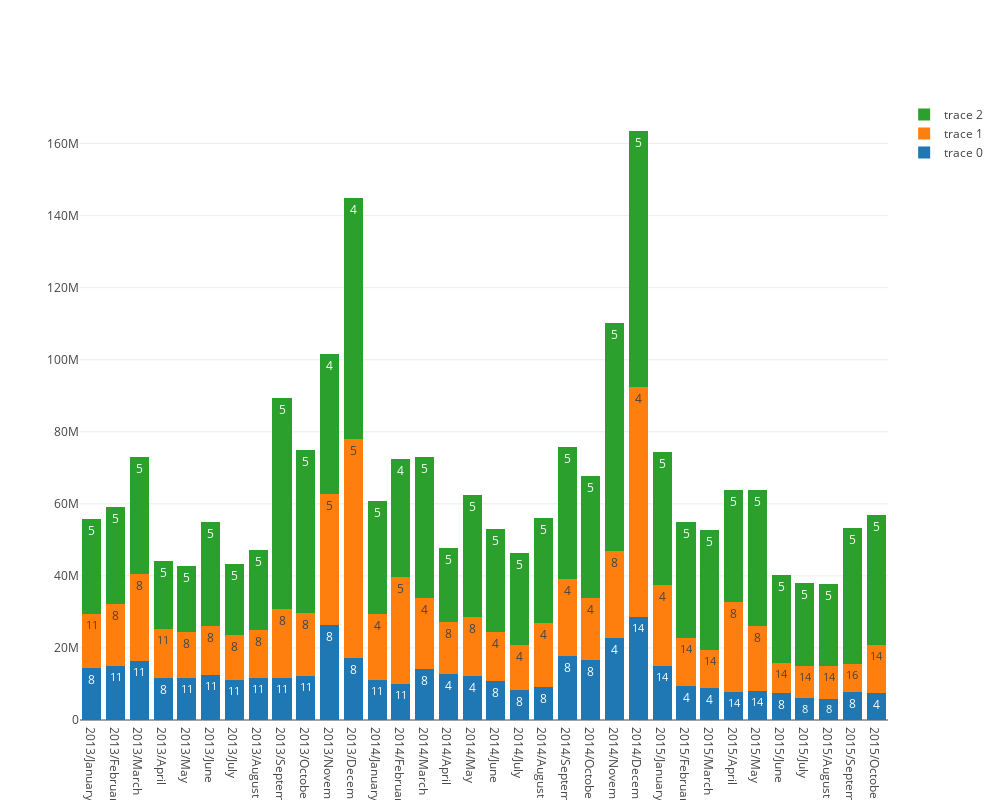

Notebook cell for this chart:
### Markdown cell above
Vou olhar com mais detalhes as vendas. O gráfico agora tem o tipo dos items mais vendidos.

### Code cell
df = df_clean.pivot_table(index=['type_code'],
                       columns=['date_block_num'], values=['revenue'], aggfunc='sum', fill_value=0)

df.columns = df.columns.droplevel(0)

months = train_clean['date_block_num'].nunique()
n_max = 3

for month in range(months):
    
    if month == 0:
        aux = df[[month]].reset_index()
        
        norm_sum = aux[month].sum() / 100
        
        aux = aux.nlargest(n=n_max, columns=[month]).sort_values(by=month, ascending=True)
        aux.index = pd.RangeIndex(len(aux.index))
        
        df_n = aux.nlargest(n=n_max, columns=[month]).sort_values(by=month, ascending=True)

        df_n[str(month)+'_%'] = df_n.loc[:, month] / norm_sum
       
    else:
        aux = df[[month]].reset_index()
        
        norm_sum = aux[month].sum() / 100
        
        aux = aux.nlargest(n=n_max, columns=[month]).sort_values(by=month, ascending=True)
        aux.index = pd.RangeIndex(len(aux.index))
        
        df_n[['item_category_id_'+str(month), month]] = aux.nlargest(n=n_max, columns=[month]).sort_values(by=month, ascending=True) 
        
        df_n[str(month)+'_%'] = df_n.loc[:, month] / norm_sum     
        
data = df_n.values.reshape((n_max, months, 3))

a = pd.date_range(start='1/2013', periods=months, freq='M')

date = [ str(a.year[month]) + '/' + str(a.month_name()[month]) for month in range(months)]

trace = [ 
    go.Bar(
        x=date,
        y=data[i, :, 1],
        text=data[i, :, 0],
        textposition = 'auto',        
    )
    for i in range(n_max)]

layout = go.Layout(
    barmode='stack',
    width=1000,
    height=800,
)

fig = go.Figure(data=trace, layout=layout)
iplot(fig, filename='stacked-bar')

### Figure 1 — Plotly figure (JSON) as saved in the notebook; plotly's stock layout.template omitted (floating-point values rounded to 4 significant figures)
{"data": [{"text": [8, 11, 11, 8, 11, 11, 11, 11, 11, 11, 8, 8, 11, 11, 8, 4, 4, 8, 8, 8, 8, 8, 4, 14, 14, 4, 4, 14, 14, 8, 8, 8, 8, 4], "textposition": "auto", "type": "bar", "uid": "81087208-b3cf-45b4-8584-4f30892119e2", "x": ["2013/January", "2013/February", "2013/March", "2013/April", "2013/May", "2013/June", "2013/July", "2013/August", "2013/September", "2013/October", "2013/November", "2013/December", "2014/January", "2014/February", "2014/March", "2014/April", "2014/May", "2014/June", "2014/July", "2014/August", "2014/September", "2014/October", "2014/November", "2014/December", "2015/January", "2015/February", "2015/March", "2015/April", "2015/May", "2015/June", "2015/July", "2015/August", "2015/September", "2015/October"], "y": [14360000.0, 15050000.0, 16370000.0, 11630000.0, 11760000.0, 12470000.0, 11080000.0, 11700000.0, 11570000.0, 12230000.0, 26250000.0, 17110000.0, 11170000.0, 9935000.0, 14150000.0, 12820000.0, 12150000.0, 10950000.0, 8198000.0, 9097000.0, 17810000.0, 16780000.0, 22760000.0, 28600000.0, 14870000.0, 9499000.0, 8878000.0, 7860000.0, 8031000.0, 7448000.0, 6067000.0, 5945000.0, 7765000.0, 7582299]}, {"text": [11, 8, 8, 11, 8, 8, 8, 8, 8, 8, 5, 5, 4, 5, 4, 8, 8, 4, 4, 4, 4, 4, 8, 4, 4, 14, 14, 8, 8, 14, 14, 14, 16, 14], "textposition": "auto", "type": "bar", "uid": "04465d8f-9dbc-4aec-90a7-29b69ce13e56", "x": ["2013/January", "2013/February", "2013/March", "2013/April", "2013/May", "2013/June", "2013/July", "2013/August", "2013/September", "2013/October", "2013/November", "2013/December", "2014/January", "2014/February", "2014/March", "2014/April", "2014/May", "2014/June", "2014/July", "2014/August", "2014/September", "2014/October", "2014/November", "2014/December", "2015/January", "2015/February", "2015/March", "2015/April", "2015/May", "2015/June", "2015/July", "2015/August", "2015/September", "2015/October"], "y": [14960000.0, 17070000.0, 24080000.0, 13600000.0, 12710000.0, 13570000.0, 12540000.0, 13360000.0, 19150000.0, 17510000.0, 36380000.0, 60940000.0, 18360000.0, 29880000.0, 19830000.0, 14310000.0, 16380000.0, 13530000.0, 12750000.0, 17830000.0, 21450000.0, 16970000.0, 24190000.0, 63790000.0, 22600000.0, 13160000.0, 10680000.0, 24970000.0, 18100000.0, 8424000.0, 8870000.0, 9064000.0, 7819000.0, 13320000.0]}, {"text": [5, 5, 5, 5, 5, 5, 5, 5, 5, 5, 4, 4, 5, 4, 5, 5, 5, 5, 5, 5, 5, 5, 5, 5, 5, 5, 5, 5, 5, 5, 5, 5, 5, 5], "textposition": "auto", "type": "bar", "uid": "84bbf491-1b4f-4897-b7a8-850c1689bbb5", "x": ["2013/January", "2013/February", "2013/March", "2013/April", "2013/May", "2013/June", "2013/July", "2013/August", "2013/September", "2013/October", "2013/November", "2013/December", "2014/January", "2014/February", "2014/March", "2014/April", "2014/May", "2014/June", "2014/July", "2014/August", "2014/September", "2014/October", "2014/November", "2014/December", "2015/January", "2015/February", "2015/March", "2015/April", "2015/May", "2015/June", "2015/July", "2015/August", "2015/September", "2015/October"], "y": [26520000.0, 27030000.0, 32450000.0, 19020000.0, 18350000.0, 28840000.0, 19550000.0, 22230000.0, 58790000.0, 45240000.0, 38980000.0, 66790000.0, 31390000.0, 32670000.0, 39060000.0, 20720000.0, 33980000.0, 28550000.0, 25510000.0, 29220000.0, 36520000.0, 33930000.0, 63320000.0, 71090000.0, 36990000.0, 32340000.0, 33190000.0, 31090000.0, 37630000.0, 24440000.0, 23140000.0, 22800000.0, 37710000.0, 36027877]}], "layout": {"barmode": "stack", "height": 800, "width": 1000}}
